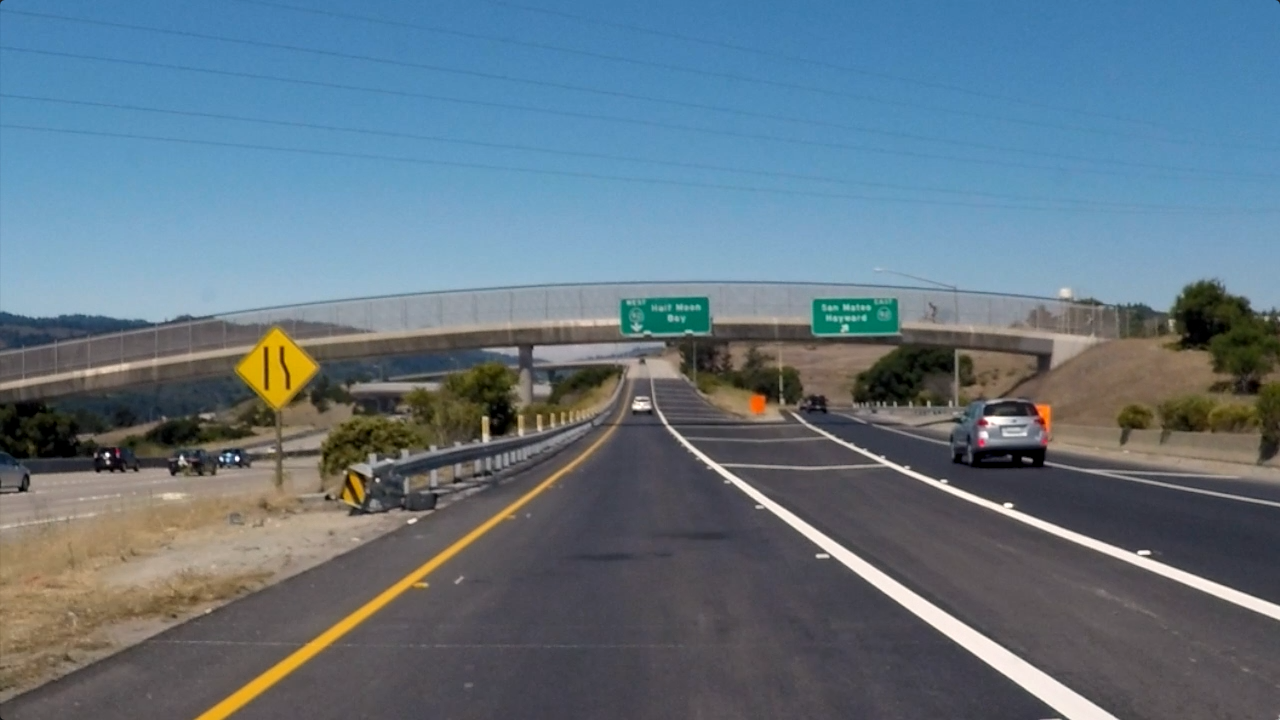
#> input picture CarND-LaneLines-P1/test_images/exit_ramp.png, 1280 x 720 px
$ jupyter execute --allow-errors Test.ipynb   (shell and % lines are left out)
#> lines starting #> are read from the running program, lines starting #| are printed output that depends on the picture; after the words box and inside, x2 and y2 are one past the last pixel; in counts of white or black regions, pixels touching at a corner belong together
[cell 1]
import matplotlib.pyplot as plt
import matplotlib.image as mpimg
import numpy as np
import cv2

# Read in and grayscale the image
# Note: in the previous example we were reading a .jpg
# Here we read a .png and convert to 0,255 bytescale
image = (mpimg.imread('exit_ramp.png')*255).astype('uint8')
gray = cv2.cvtColor(image,cv2.COLOR_BGR2GRAY)
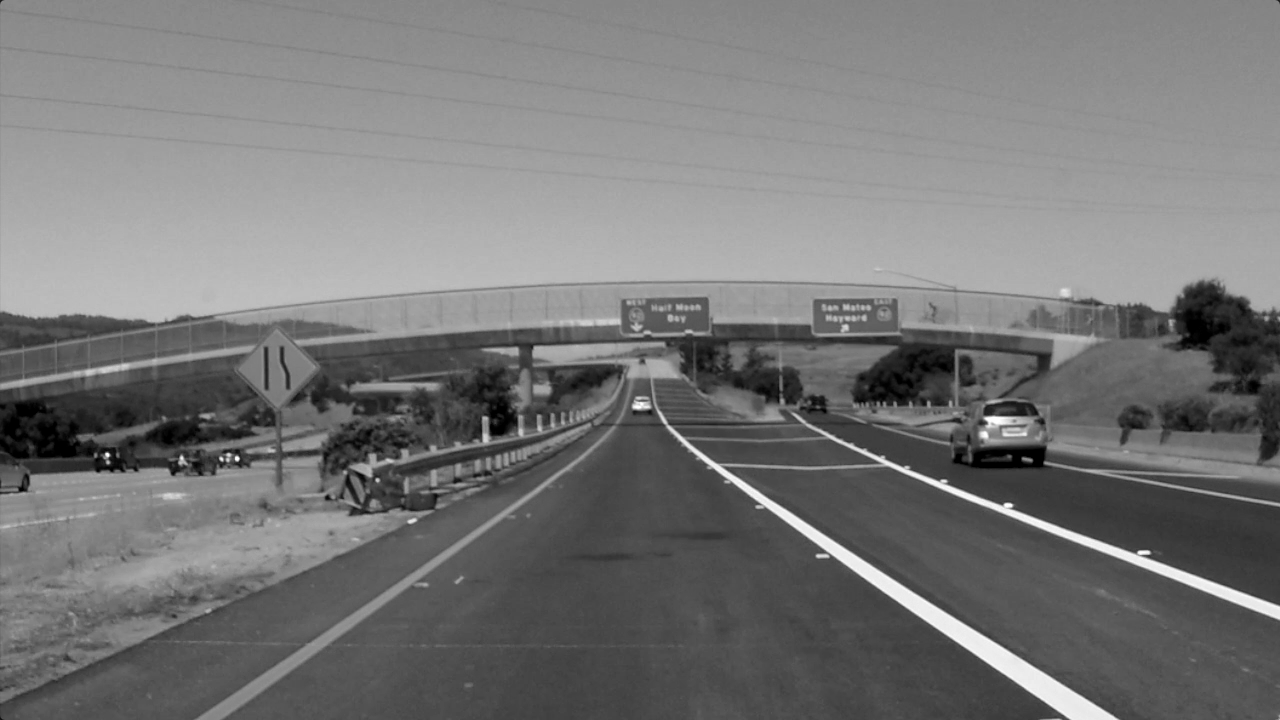
#> gray: shape (720, 1280); min 0, max 255, mean 118.7

plt.imshow(image)
plt.show()
plt.imshow(gray, cmap='gray')
plt.show()
# Define a kernel size and apply Gaussian smoothing
kernel_size = 5
blur_gray = cv2.GaussianBlur(gray,(kernel_size, kernel_size),0)

plt.imshow(blur_gray)
plt.show()
# Define our parameters for Canny and apply
low_threshold = 50
high_threshold = 150
edges = cv2.Canny(blur_gray, low_threshold, high_threshold)
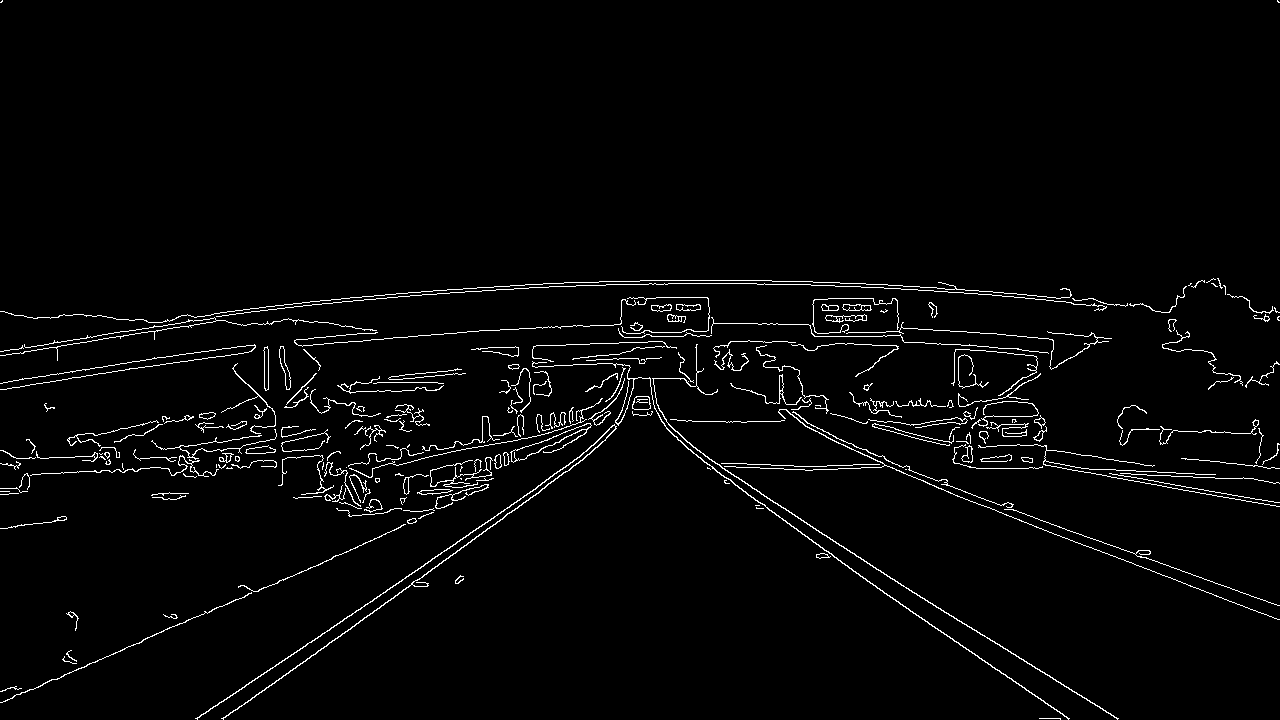
#> edges: shape (720, 1280); 2.6% white in thin lines or dots
plt.imshow(edges)
plt.show()
# Next we'll create a masked edges image using cv2.fillPoly()
mask = np.zeros_like(edges)
ignore_mask_color = 255

# This time we are defining a four sided polygon to mask
imshape = image.shape
#> imshape = (720, 1280, 4)
vertices = np.array([[(0,imshape[0]),(0, 0), (imshape[1], 0), (imshape[1],imshape[0])]], dtype=np.int32)
cv2.fillPoly(mask, vertices, ignore_mask_color)
#> mask: shape (720, 1280); every value is 255
masked_edges = cv2.bitwise_and(edges, mask)

plt.imshow(masked_edges)
plt.show()


# Define the Hough transform parameters
# Make a blank the same size as our image to draw on
rho = 1 # distance resolution in pixels of the Hough grid
theta = (np.pi/180)*3 # angular resolution in radians of the Hough grid
threshold = 5     # minimum number of votes (intersections in Hough grid cell)
min_line_length = 20 #minimum number of pixels making up a line
max_line_gap = 4    # maximum gap in pixels between connectable line segments
line_image = np.copy(image)*0 # creating a blank to draw lines on
#> line_image: shape (720, 1280, 4); every value is 0

# Run Hough on edge detected image
# Output "lines" is an array containing endpoints of detected line segments
lines = cv2.HoughLinesP(masked_edges, rho, theta, threshold, np.array([]),
                            min_line_length, max_line_gap)
#> lines = 159 rows, first 6: [57, 346, 183, 326], [702, 460, 903, 606], [721, 467, 949, 615], [872, 424, 893, 427], [1131, 429, 1171, 429], [1089, 472, 1110, 476]

# Iterate over the output "lines" and draw lines on a blank image
for line in lines:
    for x1,y1,x2,y2 in line:
        cv2.line(line_image,(x1,y1),(x2,y2),(255,0,0),10)
#> this loop made 159 passes
#> line_image: shape (720, 1280, 4); mean R, G, B, A 20.6, 0, 0, 0

# Create a "color" binary image to combine with line image
color_edges = np.dstack((edges, edges, edges))
#> color_edges: shape (720, 1280, 3); 2.6% white in thin lines or dots

plt.imshow(color_edges)

# Draw the lines on the edge image
#lines_edges = cv2.addWeighted(color_edges, 0.8, line_image, 1, 0)
#plt.imshow(lines_edges)
plt.show()

[cell 2]
import matplotlib.pyplot as plt
import matplotlib.image as mpimg
import numpy as np
import cv2


# Read in and grayscale the image
# Note: in the previous example we were reading a .jpg
# Here we read a .png and convert to 0,255 bytescale
image = (mpimg.imread('exit_ramp.png')*255).astype('uint8')
gray = cv2.cvtColor(image,cv2.COLOR_BGR2GRAY)

# Define a kernel size and apply Gaussian smoothing
kernel_size = 5
blur_gray = cv2.GaussianBlur(gray,(kernel_size, kernel_size),0)

# Define our parameters for Canny and apply
low_threshold = 50
high_threshold = 150
edges = cv2.Canny(blur_gray, low_threshold, high_threshold)

# Next we'll create a masked edges image using cv2.fillPoly()
mask = np.zeros_like(edges)
ignore_mask_color = 255

# This time we are defining a four sided polygon to mask
imshape = image.shape
vertices = np.array([[(0,imshape[0]),(450, 290), (490, 290), (imshape[1],imshape[0])]], dtype=np.int32)
cv2.fillPoly(mask, vertices, ignore_mask_color)
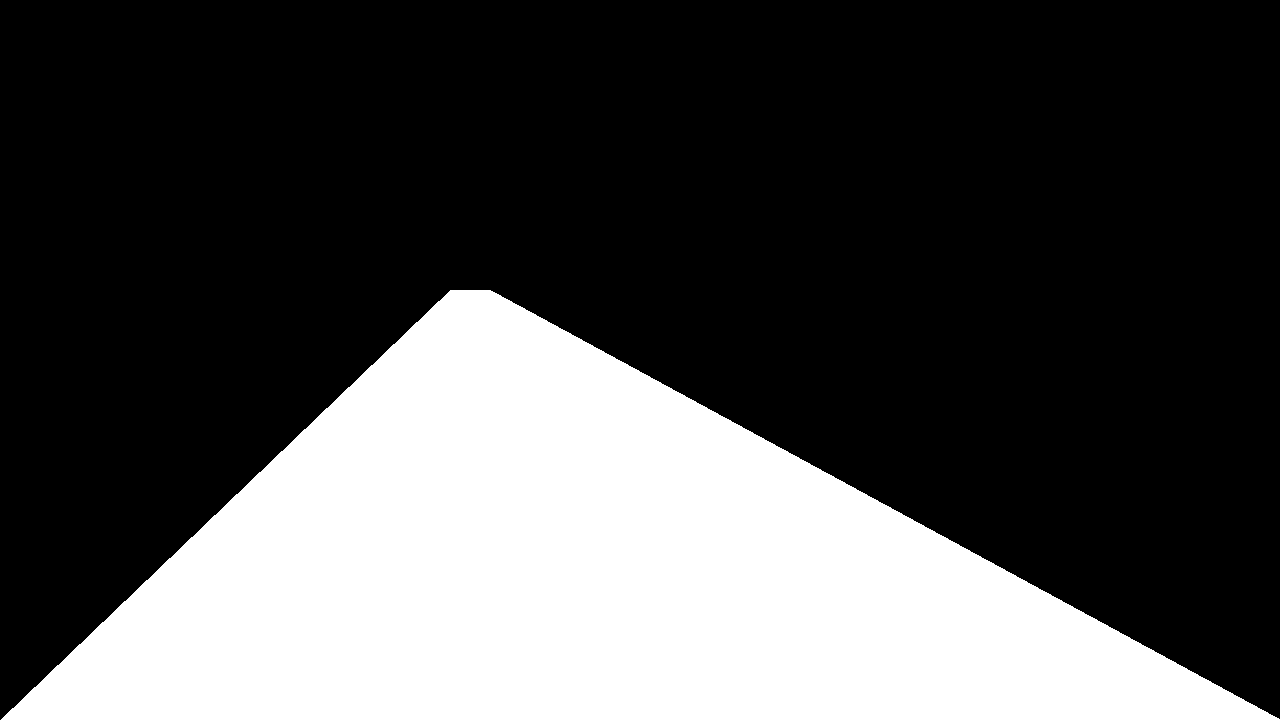
#> mask: shape (720, 1280); 30.8% white; 1 white region, box (x1, y1, x2, y2) and area: (1, 290, 1280, 720) 283990
masked_edges = cv2.bitwise_and(edges, mask)
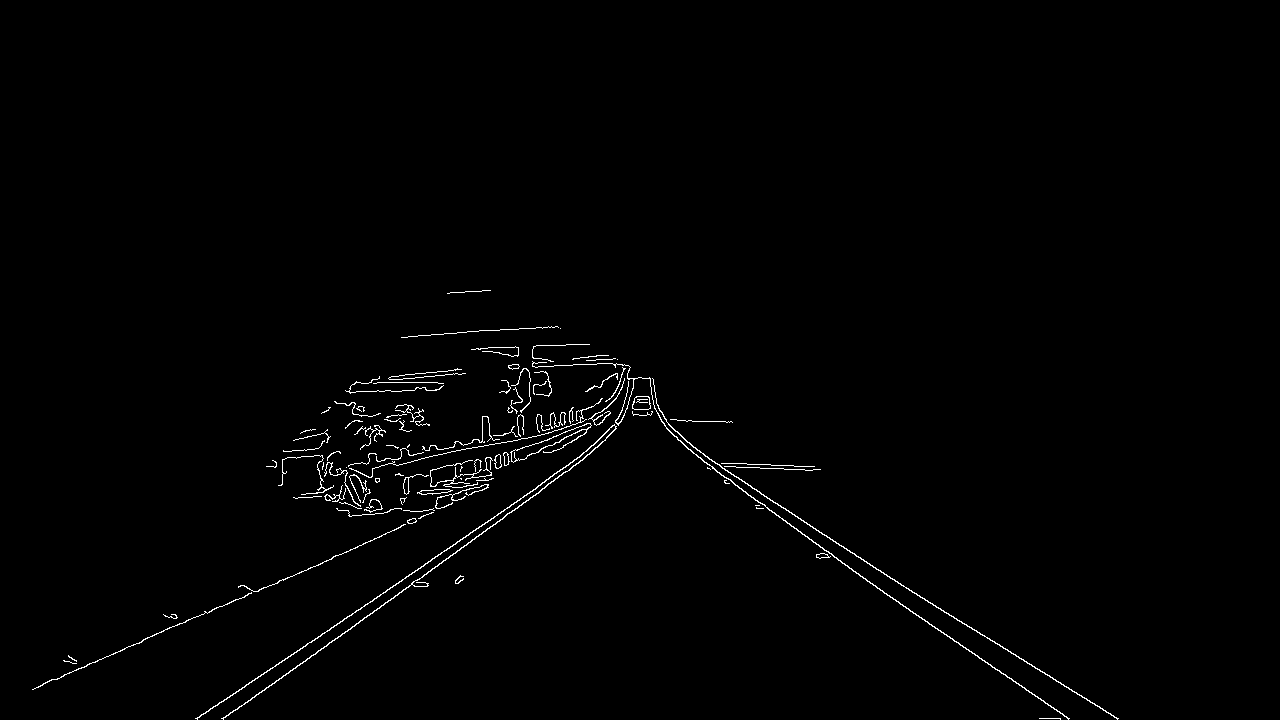
#> masked_edges: shape (720, 1280); 0.97% white in thin lines or dots, all inside (x1, y1, x2, y2) = (32, 290, 1119, 720)

# Define the Hough transform parameters
# Make a blank the same size as our image to draw on
rho = 2 # distance resolution in pixels of the Hough grid
theta = (np.pi/180) # angular resolution in radians of the Hough grid
threshold = 15     # minimum number of votes (intersections in Hough grid cell)
min_line_length = 40 #minimum number of pixels making up a line
max_line_gap = 20    # maximum gap in pixels between connectable line segments
line_image = np.copy(image)*0 # creating a blank to draw lines on

# Run Hough on edge detected image
# Output "lines" is an array containing endpoints of detected line segments
lines = cv2.HoughLinesP(masked_edges, rho, theta, threshold, np.array([]),
                            min_line_length, max_line_gap)
#> lines = 171 rows, first 6: [807, 524, 1117, 718], [417, 570, 607, 437], [305, 661, 583, 459], [32, 689, 253, 591], [546, 327, 712, 461], [716, 471, 884, 593]

# Iterate over the output "lines" and draw lines on a blank image
for line in lines:
    for x1,y1,x2,y2 in line:
        cv2.line(line_image,(x1,y1),(x2,y2),(255,0,0),10)
#> this loop made 171 passes
#> line_image: shape (720, 1280, 4); mean R, G, B, A 17.3, 0, 0, 0

# Create a "color" binary image to combine with line image
color_edges = np.dstack((edges, edges, edges))

# Draw the lines on the edge image
#> (the rest of this cell did not finish here and is left out)

$ run again, with CarND-LaneLines-P1/test_images/solidWhiteCurve.jpg saved as CarND-LaneLines-P1/test_images/exit_ramp.png
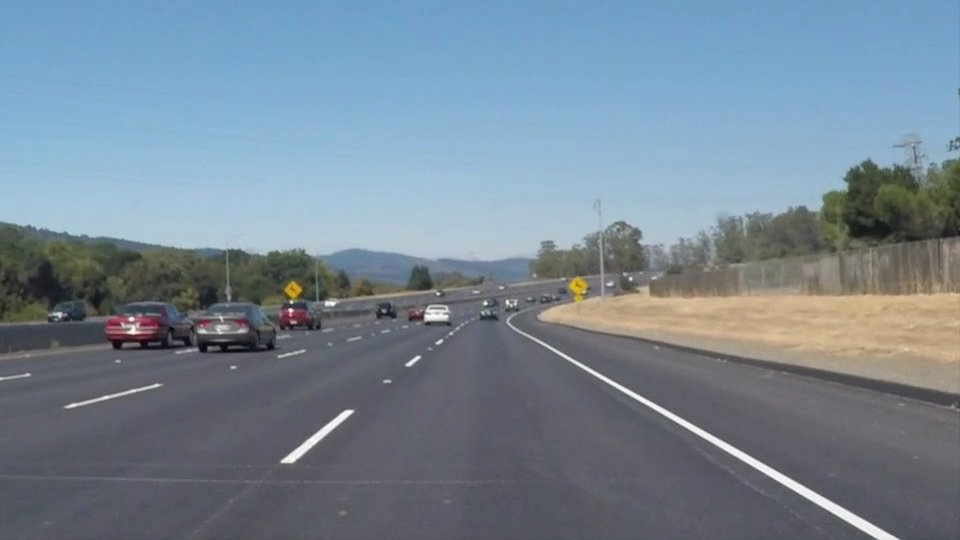
#> input picture CarND-LaneLines-P1/test_images/solidWhiteCurve.jpg, 960 x 540 px
#> `edges = cv2.Canny(blur_gray, low_threshold, high_threshold)`:
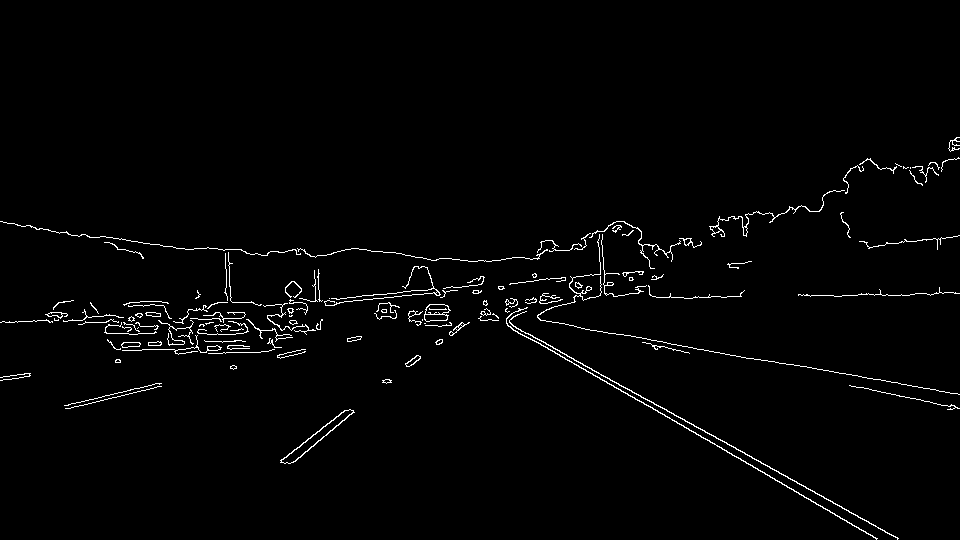
#> edges: shape (540, 960); 1.7% white in thin lines or dots, all inside (x1, y1, x2, y2) = (0, 137, 960, 540)
#> `lines = cv2.HoughLinesP(masked_edges, rho, theta, threshold, np.array(..`: lines = 72 rows, first 6: [765, 474, 876, 538], [909, 241, 957, 236], [277, 355, 305, 349], [260, 331, 307, 326], [869, 389, 959, 408], [571, 361, 803, 495]
#> the loop `for line in lines:` made 72 passes
#> masked_edges: shape (540, 960); 0.4% white in thin lines or dots, all inside (x1, y1, x2, y2) = (280, 290, 899, 540)
#> `lines = cv2.HoughLinesP(masked_edges, rho, theta, threshold, np.array(..`: lines = 19 rows, first 6: [534, 340, 877, 538], [484, 309, 897, 538], [281, 460, 346, 410], [290, 463, 353, 412], [485, 309, 898, 538], [389, 382, 483, 311]
#> the loop `for line in lines:` made 19 passes
#> `lines_edges = cv2.addWeighted(color_edges, 0.8, line_image, 1, 0)`:
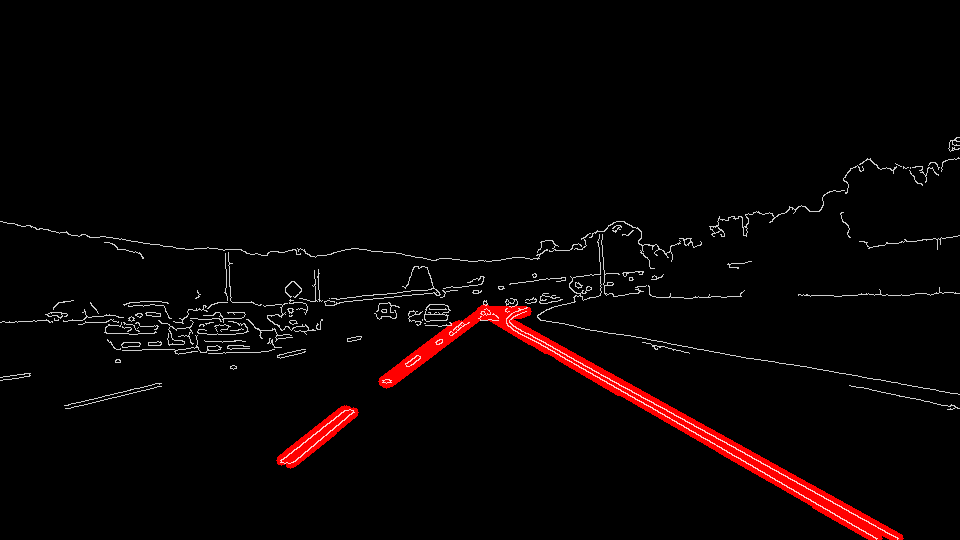
#> lines_edges: shape (540, 960, 3); mean of channels 0, 1, 2 8.6, 3.5, 3.5; drawn as R, G, B
